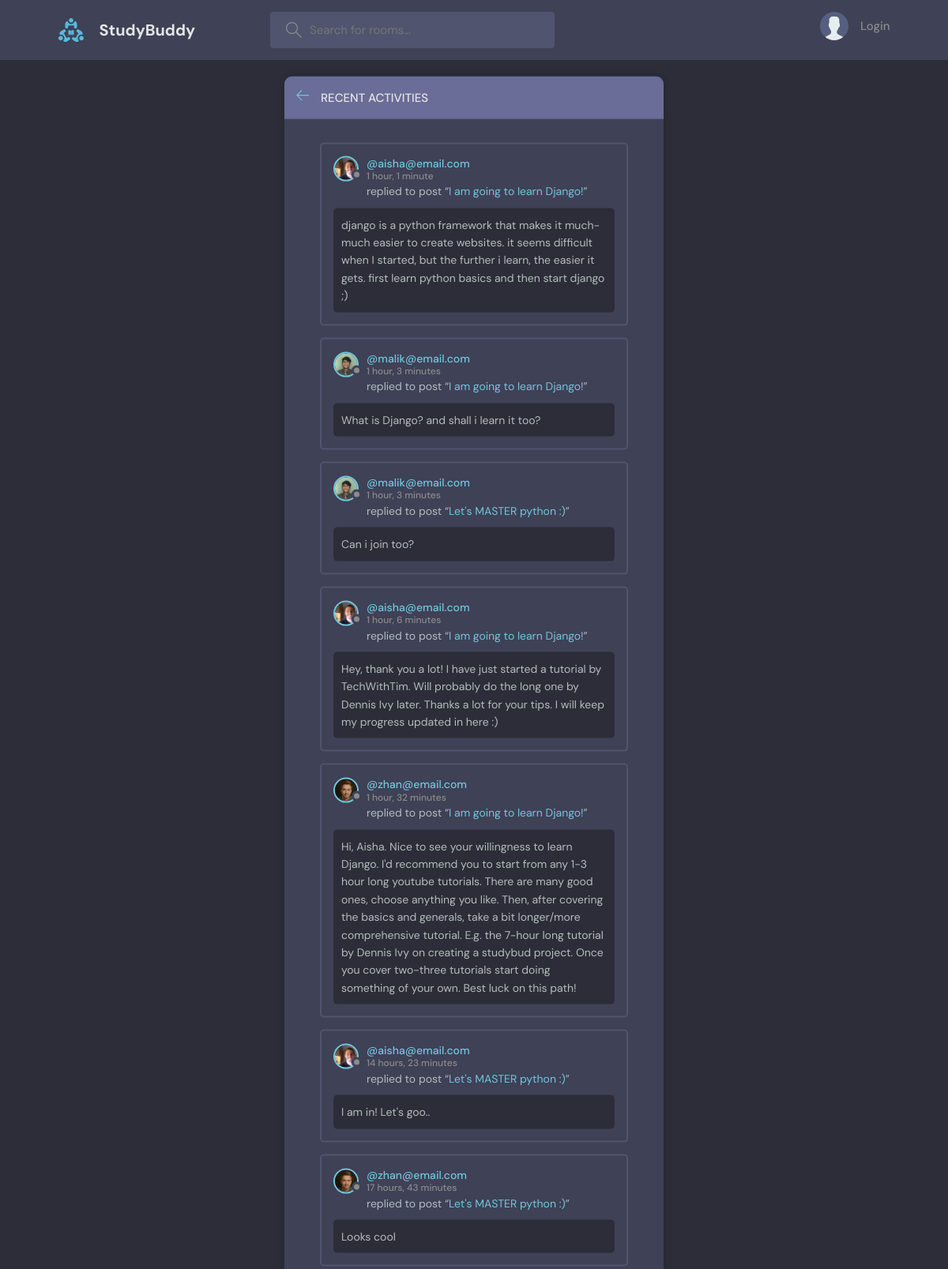
The page /activity/ on the database its author committed.
### base/models.py (models this page shows, shortened)
class Message(models.Model):
    user = models.ForeignKey(User, on_delete=models.CASCADE)
    room = models.ForeignKey(Room, on_delete=models.CASCADE) # on_delete part means that if the room is deleted all the children (messages) are also deleted
    body = models.TextField()
    updated = models.DateTimeField(auto_now=True)  # this to show when the room was last updated
    created = models.DateTimeField(auto_now_add=True) #this to show when the room was created
    class Meta:
        ordering = ['-updated', '-created'] #this line orders rooms in the order with newest (updates/created) rooms first

class User(AbstractUser):
    name = models.CharField(max_length=200, null=True)
    email = models.EmailField(unique=True, null=True)
    bio = models.TextField(null=True)
    avatar = models.ImageField(null=True, default="avatar.svg")
    USERNAME_FIELD = 'email'
    REQUIRED_FIELDS = []

class Room(models.Model):
    host = models.ForeignKey(User, on_delete=models.SET_NULL, null=True)
    topic = models.ForeignKey(Topic, on_delete=models.SET_NULL, null=True) # on_delete part means that if the room is deleted all the children (messages) are also deleted
    name = models.CharField(max_length=200)
    description = models.TextField(null=True, blank=True)
    participants = models.ManyToManyField(User, related_name='participants', blank=True)
    updated = models.DateTimeField(auto_now=True) #this to show when the room was last updated
    created = models.DateTimeField(auto_now_add=True) #this to show when the room was created
    class Meta:
        ordering = ['-updated','-created'] #this line orders rooms in the order with newest (updates/created) rooms first

### base/views.py (the view)
# urls.py: path('activity/', views.activityPage, name='activity'),
def activityPage(request):
    room_messages = Message.objects.all()
    return render(request, 'base/activity.html', {'room_messages': room_messages})

### base/templates/base/activity.html (shortened to what this page needs)
{% extends 'main.html' %}
{% block content%}
<main class="layout">
  <div class="container">
    <div class="layout__box">
      <div class="layout__boxHeader">
        <div class="layout__boxTitle">
          <a href="{% url 'home' %}">
            <svg version="1.1" xmlns="http://www.w3.org/2000/svg" width="32" height="32" viewBox="0 0 32 32">
              <title>arrow-left</title>
              <path
                d="M13.723 2.286l-13.723 13.714 13.719 13.714 1.616-1.611-10.96-10.96h27.625v-2.286h-27.625l10.965-10.965-1.616-1.607z"
              ></path>
            </svg>
          </a>
          <h3>Recent Activities</h3>
        </div>
      </div>
      <div class="activities-page layout__body">
        {% for message in room_messages %}
  <div class="activities__box">
    <div class="activities__boxHeader roomListRoom__header">
      <a href="{% url 'user-profile' message.user.id %}" class="roomListRoom__author">
        <div class="avatar avatar--small">
          <img src="{{message.user.avatar.url}}" />
        </div>
        <p>
          @{{message.user}}
          <span>{{message.created|timesince}}</span>
        </p>
      </a>
    </div>
    <div class="activities__boxContent">
      <p>replied to post “<a href="{% url 'room' message.room.id %}">{{message.room.name}}</a>”</p>
      <div class="activities__boxRoomContent">
        {{message.body}}
      </div>
    </div>
  </div>
  {% endfor %}
      </div>
    </div>
  </div>
</main>
{% endblock content%}

### static/styles/style.css (style rules this page uses)
:root { --color-main: #71c6dd; --color-main-light: #e1f6fb; --color-dark: #3f4156; --color-dark-medium: #51546e; --color-dark-light: #696d97; --color-light: #e5e5e5; --color-gray: #8b8b8b; --color-light-gray: #b2bdbd; --color-bg: #2d2d39; --color-success: #5dd693; --color-error: #fc4b0b; }
* { font-family: "DM Sans", -apple-system, BlinkMacSystemFont, "Segoe UI", Roboto, Oxygen, Ubuntu, Cantarell, "Open Sans", "Helvetica Neue", sans-serif; margin: 0; padding: 0; box-sizing: border-box; text-rendering: optimizeLegibility; font-size: inherit; }
html { font-size: 56.25%; }
@media only screen and (min-width: 1200px) { html { font-size: 62.5%; } }
body { line-height: 1.6; font-weight: 400; font-size: 1.5rem; color: var(--color-light-gray); background-color: var(--color-bg); min-height: 100vh; }
img { width: 100%; }
a { display: inline-block; color: var(--color-main); text-decoration: none; }
.container { max-width: 120rem; width: 90%; margin: auto; }
.avatar { position: relative; display: inline-block; border-radius: 50%; border: 2px solid var(--color-main); }
.avatar img { display: block; border-radius: 50%; object-fit: cover; object-position: center; }
.avatar::after { content: ""; display: block; position: absolute; background-color: var(--color-gray); z-index: 111; border-radius: 50%; border: 0.3rem solid var(--color-dark); }
.avatar.avatar--small img { width: 2.8rem; height: 2.8rem; }
.avatar.avatar--small:after { width: 0.7rem; height: 0.7rem; bottom: 0px; right: -6px; }
.layout { margin-top: 2.4rem; }
.layout > .container { display: flex; justify-content: space-between; align-items: flex-start; }
.layout__box { width: 90%; max-width: 48rem; min-height: 40rem; position: absolute; top: 50%; left: 50%; transform: translate(-50%, -46%); background-color: var(--color-dark); border-radius: 1rem; box-shadow: 1px 1px 6px 3px rgba(0, 0, 0, 0.1); overflow: hidden; }
.layout__boxHeader { display: flex; padding: 1.5rem; background-color: var(--color-dark-light); }
.layout__boxTitle { display: flex; gap: 1.5rem; align-items: center; }
.layout__boxTitle h3 { text-transform: uppercase; font-weight: 500; color: var(--color-light); }
.layout__boxTitle svg { width: 1.6rem; height: 1.6rem; fill: var(--color-main); }
.layout__body { margin: 3rem; }
.roomListRoom__header { display: flex; justify-content: space-between; align-items: center; }
.roomListRoom__author { font-weight: 500; display: flex; align-items: center; gap: 1rem; }
.activities__box { margin: 1.5rem; padding: 1.5rem; border: 2px solid var(--color-dark-medium); border-radius: 5px; }
.activities__boxHeader p { font-size: 1.4rem; line-height: 1.3; }
.activities__boxHeader p span { color: var(--color-gray); font-size: 1.2rem; display: block; }
.activities__boxContent { margin-left: 4.2rem; }
.activities__boxContent { font-size: 1.4rem; }
.activities__boxRoomContent { background: var(--color-bg); padding: 1rem; border-radius: 5px; margin-top: 1rem; margin-left: -4.2rem; }

### rows shown on the page
Message: user.avatar (picture), user "aisha@email.com", created "1 hour, 1 minute", room.name "I am going to learn Django!", body "django is a python framework that makes it much-much easier to create websites. it seems difficult when I started, but the further i learn, the easier it gets. first learn python basics and then start django ;)"
Message: user.avatar (picture), user "malik@email.com", created "1 hour, 3 minutes", room.name "I am going to learn Django!", body "What is Django? and shall i learn it too?"
Message: user.avatar (picture), user "malik@email.com", created "1 hour, 3 minutes", room.name "Let's MASTER python :)", body "Can i join too?"
Message: user.avatar (picture), user "aisha@email.com", created "1 hour, 6 minutes", room.name "I am going to learn Django!", body "Hey, thank you a lot! I have just started a tutorial by TechWithTim. Will probably do the long one by Dennis Ivy later. Thanks a lot for your tips. I will keep my progress updated in here :)"
Message: user.avatar (picture), user "zhan@email.com", created "1 hour, 32 minutes", room.name "I am going to learn Django!", body "Hi, Aisha. Nice to see your willingness to learn Django. I'd recommend you to start from any 1-3 hour long youtube tutorials. There are many good ones, choose anything you like. Then, after covering the basics and generals, take a bit longer/more comprehensive tutorial. E.g. the 7-hour long tutorial by Dennis Ivy on creating a studybud project. Once you cover two-three tutorials start doing something of your own. Best luck on this path!"
Message: user.avatar (picture), user "aisha@email.com", created "14 hours, 23 minutes", room.name "Let's MASTER python :)", body "I am in! Let's goo.."
Message: user.avatar (picture), user "zhan@email.com", created "17 hours, 43 minutes", room.name "Let's MASTER python :)", body "Looks cool"
